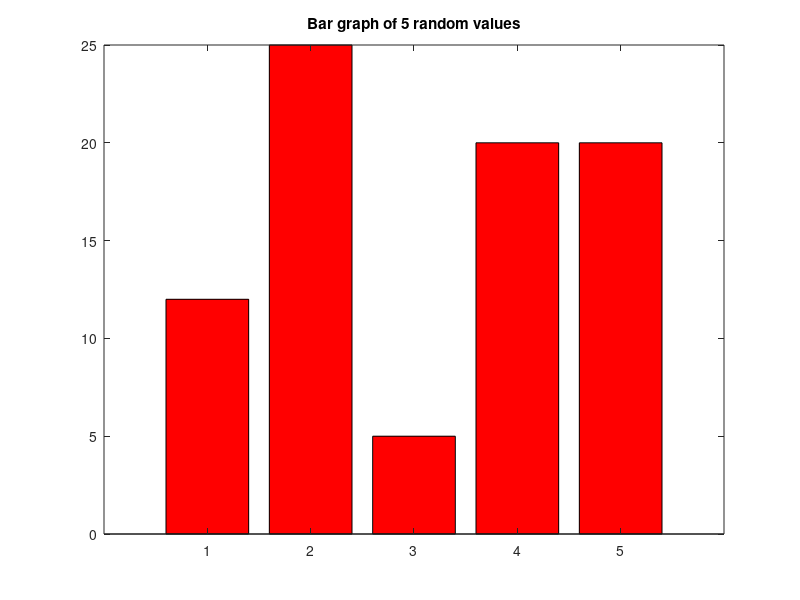

Source code (MATLAB):
%bar graph
x=[1 2 3 4 5];
%to create random values of y
y=randi([0 25],[1 5]);
%figure;
%bar(x,y,'r');
bar(x,y,'r');
title('Bar graph of 5 random values');